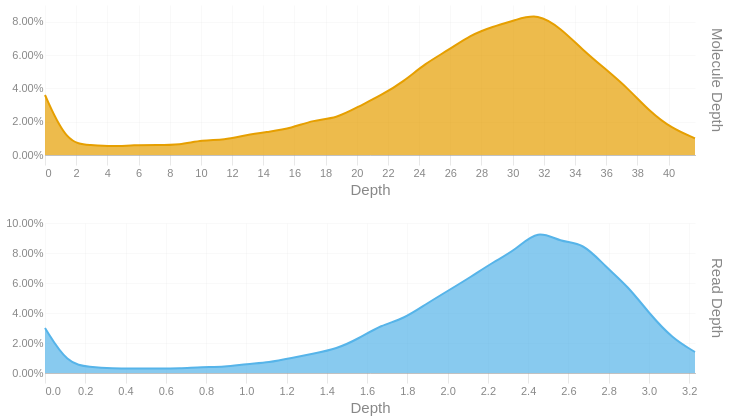

Source (notebook cell):
### Code cell
readdep = depth_hist(tb['Read Depth'], q99, 3)
readdep = readdep.with_columns(pl.lit('Read Depth').alias('Metric'))
if not SKIPLR:
    moldep = depth_hist(tb['Molecule Depth'], mol_q99, 1)
    moldep = moldep.with_columns(pl.lit('Molecule Depth').alias('Metric'))
    _hist = pl.concat([readdep, moldep])
    _hist = _hist.filter(pl.col('Proportion') != 0)
    with SafeRender(_hist):
        (
            alt.Chart(_hist)        
            .mark_area(interpolate = "basis")
            .encode(
                x=alt.X('Bin:Q').scale(domainMin=0).axis(alt.Axis(title='Depth')),
                y = alt.Y('Proportion:Q', title = None).axis(format = '.2%'),
                color = alt.Color('Metric:N').legend(None),
                row = alt.Row("Metric:N").header(title = None, labelOrient = 'right'),
                tooltip = [
                    alt.Tooltip("Metric:N", title = "Metric"),
                    alt.Tooltip('Interval:N', title = "Depth Interval"),
                    alt.Tooltip('Proportion:Q', title = "% Alignments").format('.2%')
                ]
            )
            .resolve_scale(x='independent', y='independent')
            .properties(
                height = 150, width = 650,
                usermeta={'embedOptions': {'downloadFileName': f'{samplename}.depth.hist'}}
            )
        ).display()
else:
    readdep = readdep.filter(pl.col('Proportion') != 0)
    with SafeRender(readdep):
        (
            alt.Chart(readdep)        
            .mark_area(interpolate = "basis")
            .encode(
                x=alt.X('Bin:Q').scale(domainMin=0).axis(alt.Axis(title='Depth')),
                y = alt.Y('Proportion:Q', title = None).axis(format = '.2%'),
                tooltip = [
                    alt.Tooltip('Interval:N', title = "Depth Interval"),
                    alt.Tooltip('Proportion:Q', title = "% Alignments").format('.2%')
                ]
            )
            .properties(
                usermeta={'embedOptions': {'downloadFileName': f'{samplename}.depth.hist'}}
            )
        ).display()

### Figure 1 — Vega-Lite specification as saved in the notebook (floating-point values rounded to 4 significant figures)
{"width": 650, "height": 150, "config": {"title": {"anchor": "start", "dy": -15, "fontSize": 18, "color": "#888888", "subtitleColor": "#888888", "subtitleFontSize": 14}, "arc": {"fill": "#0072B2"}, "axis": {"domainColor": "#888888", "domainWidth": 0.5, "gridWidth": 0.2, "grid": false, "titleFontWeight": 400, "titleFontSize": 15, "labelFontSize": 11, "labelColor": "#888888", "tickColor": "#888888", "tickWidth": 0.2, "titleColor": "#888888"}, "axisBand": {"grid": false}, "axisX": {"grid": true, "tickSize": 10, "domainCap": "round"}, "axisY": {"domain": false, "grid": true, "tickSize": 0, "domainCap": "round"}, "background": "transparent", "header": {"labelFontSize": 15, "labelColor": "#888888", "titleFontSize": 15, "titleFontWeight": 600, "titleColor": "#888888"}, "legend": {"labelFont": "sans-serif", "labelFontSize": 12, "labelColor": "#888888", "symbolSize": 100, "symbolType": "circle", "titleFontSize": 12, "titlePadding": 10, "titleColor": "#888888", "title": null}, "range": {"category": ["#E69F00", "#56B4E9", "#009E73", "#F0E442", "#0072B2", "#D55E00", "#CC79A7", "#000000"], "diverging": ["#cfe8f3", "#a2d4ec", "#73bfe2", "#46abdb", "#1696d2", "#12719e"]}, "area": {"fill": "#0072B2", "fillOpacity": 0.7, "line": true, "strokeOpacity": 0.7}, "line": {"color": "#0072B2", "stroke": "#0072B2", "strokeWidth": 2}, "trail": {"color": "#0072B2", "stroke": "#0072B2", "strokeWidth": 0, "size": 1}, "point": {"filled": true, "fillOpacity": 1.0, "size": 95}, "text": {"color": "#888888", "fontSize": 11, "align": "right", "fontWeight": 400, "size": 11}, "bar": {"fill": "#0072B2", "stroke": null}, "view": {"stroke": null, "continuousWidth": 660, "continuousHeight": 400}}, "data": {"name": "data-13ba03aab6eb059ca1e7758985ee78ac"}, "mark": {"type": "area", "interpolate": "basis"}, "encoding": {"color": {"field": "Metric", "legend": null, "type": "nominal"}, "row": {"field": "Metric", "header": {"title": null, "labelOrient": "right"}, "type": "nominal"}, "tooltip": [{"field": "Metric", "title": "Metric", "type": "nominal"}, {"field": "Interval", "title": "Depth Interval", "type": "nominal"}, {"field": "Proportion", "format": ".2%", "title": "% Alignments", "type": "quantitative"}], "x": {"axis": {"title": "Depth"}, "field": "Bin", "scale": {"domainMin": 0}, "type": "quantitative"}, "y": {"axis": {"format": ".2%"}, "field": "Proportion", "title": null, "type": "quantitative"}}, "resolve": {"scale": {"x": "independent", "y": "independent"}}, "usermeta": {"embedOptions": {"downloadFileName": "S6_LaHave_3606.depth.hist"}}, "$schema": "https://vega.github.io/schema/vega-lite/v6.1.0.json", "datasets": {"data-13ba03aab6eb059ca1e7758985ee78ac": [{"Bin": 0.0, "Interval": "0.0-0.111", "Proportion": 0.03, "Metric": "Read Depth"}, {"Bin": 0.111, "Interval": "0.111-0.223", "Proportion": 0.006, "Metric": "Read Depth"}, {"Bin": 0.223, "Interval": "0.223-0.334", "Proportion": 0.004, "Metric": "Read Depth"}, {"Bin": 0.334, "Interval": "0.334-0.445", "Proportion": 0.003, "Metric": "Read Depth"}, {"Bin": 0.445, "Interval": "0.445-0.557", "Proportion": 0.003, "Metric": "Read Depth"}, {"Bin": 0.557, "Interval": "0.557-0.668", "Proportion": 0.003, "Metric": "Read Depth"}, {"Bin": 0.668, "Interval": "0.668-0.779", "Proportion": 0.003, "Metric": "Read Depth"}, {"Bin": 0.779, "Interval": "0.779-0.891", "Proportion": 0.004, "Metric": "Read Depth"}, {"Bin": 0.891, "Interval": "0.891-1.002", "Proportion": 0.004, "Metric": "Read Depth"}, {"Bin": 1.002, "Interval": "1.002-1.113", "Proportion": 0.006, "Metric": "Read Depth"}, {"Bin": 1.113, "Interval": "1.113-1.225", "Proportion": 0.007, "Metric": "Read Depth"}, {"Bin": 1.225, "Interval": "1.225-1.336", "Proportion": 0.01, "Metric": "Read Depth"}, {"Bin": 1.336, "Interval": "1.336-1.447", "Proportion": 0.013, "Metric": "Read Depth"}, {"Bin": 1.447, "Interval": "1.447-1.559", "Proportion": 0.016, "Metric": "Read Depth"}, {"Bin": 1.559, "Interval": "1.559-1.67", "Proportion": 0.023, "Metric": "Read Depth"}, {"Bin": 1.67, "Interval": "1.67-1.781", "Proportion": 0.032, "Metric": "Read Depth"}, {"Bin": 1.781, "Interval": "1.781-1.893", "Proportion": 0.036, "Metric": "Read Depth"}, {"Bin": 1.893, "Interval": "1.893-2.004", "Proportion": 0.046, "Metric": "Read Depth"}, {"Bin": 2.004, "Interval": "2.004-2.115", "Proportion": 0.055, "Metric": "Read Depth"}, {"Bin": 2.115, "Interval": "2.115-2.227", "Proportion": 0.064, "Metric": "Read Depth"}, {"Bin": 2.227, "Interval": "2.227-2.338", "Proportion": 0.074, "Metric": "Read Depth"}, {"Bin": 2.338, "Interval": "2.338-2.449", "Proportion": 0.082, "Metric": "Read Depth"}, {"Bin": 2.449, "Interval": "2.449-2.561", "Proportion": 0.096, "Metric": "Read Depth"}, {"Bin": 2.561, "Interval": "2.561-2.672", "Proportion": 0.087, "Metric": "Read Depth"}, {"Bin": 2.672, "Interval": "2.672-2.783", "Proportion": 0.087, "Metric": "Read Depth"}, {"Bin": 2.783, "Interval": "2.783-2.895", "Proportion": 0.071, "Metric": "Read Depth"}, {"Bin": 2.895, "Interval": "2.895-3.006", "Proportion": 0.058, "Metric": "Read Depth"}, {"Bin": 3.006, "Interval": "3.006-3.117", "Proportion": 0.039, "Metric": "Read Depth"}, {"Bin": 3.117, "Interval": "3.117-3.229", "Proportion": 0.023, "Metric": "Read Depth"}, {"Bin": 3.229, "Interval": "3.229-3.34", "Proportion": 0.014, "Metric": "Read Depth"}, {"Bin": 0.0, "Interval": "0.0-1.4", "Proportion": 0.036, "Metric": "Molecule Depth"}, {"Bin": 1.4, "Interval": "1.4-2.9", "Proportion": 0.007, "Metric": "Molecule Depth"}, {"Bin": 2.9, "Interval": "2.9-4.3", "Proportion": 0.006, "Metric": "Molecule Depth"}, {"Bin": 4.3, "Interval": "4.3-5.7", "Proportion": 0.005, "Metric": "Molecule Depth"}, {"Bin": 5.7, "Interval": "5.7-7.2", "Proportion": 0.006, "Metric": "Molecule Depth"}, {"Bin": 7.2, "Interval": "7.2-8.6", "Proportion": 0.006, "Metric": "Molecule Depth"}, {"Bin": 8.6, "Interval": "8.6-10.1", "Proportion": 0.006, "Metric": "Molecule Depth"}, {"Bin": 10.1, "Interval": "10.1-11.5", "Proportion": 0.009, "Metric": "Molecule Depth"}, {"Bin": 11.5, "Interval": "11.5-12.9", "Proportion": 0.009, "Metric": "Molecule Depth"}, {"Bin": 12.9, "Interval": "12.9-14.4", "Proportion": 0.012, "Metric": "Molecule Depth"}, {"Bin": 14.4, "Interval": "14.4-15.8", "Proportion": 0.014, "Metric": "Molecule Depth"}, {"Bin": 15.8, "Interval": "15.8-17.2", "Proportion": 0.016, "Metric": "Molecule Depth"}, {"Bin": 17.2, "Interval": "17.2-18.7", "Proportion": 0.021, "Metric": "Molecule Depth"}, {"Bin": 18.7, "Interval": "18.7-20.1", "Proportion": 0.022, "Metric": "Molecule Depth"}, {"Bin": 20.1, "Interval": "20.1-21.6", "Proportion": 0.029, "Metric": "Molecule Depth"}, {"Bin": 21.6, "Interval": "21.6-23.0", "Proportion": 0.036, "Metric": "Molecule Depth"}, {"Bin": 23.0, "Interval": "23.0-24.4", "Proportion": 0.044, "Metric": "Molecule Depth"}, {"Bin": 24.4, "Interval": "24.4-25.9", "Proportion": 0.055, "Metric": "Molecule Depth"}, {"Bin": 25.9, "Interval": "25.9-27.3", "Proportion": 0.063, "Metric": "Molecule Depth"}, {"Bin": 27.3, "Interval": "27.3-28.7", "Proportion": 0.072, "Metric": "Molecule Depth"}, {"Bin": 28.7, "Interval": "28.7-30.2", "Proportion": 0.077, "Metric": "Molecule Depth"}, {"Bin": 30.2, "Interval": "30.2-31.6", "Proportion": 0.081, "Metric": "Molecule Depth"}, {"Bin": 31.6, "Interval": "31.6-33.1", "Proportion": 0.085, "Metric": "Molecule Depth"}, {"Bin": 33.1, "Interval": "33.1-34.5", "Proportion": 0.076, "Metric": "Molecule Depth"}, {"Bin": 34.5, "Interval": "34.5-35.9", "Proportion": 0.063, "Metric": "Molecule Depth"}, {"Bin": 35.9, "Interval": "35.9-37.4", "Proportion": 0.052, "Metric": "Molecule Depth"}, {"Bin": 37.4, "Interval": "37.4-38.8", "Proportion": 0.04, "Metric": "Molecule Depth"}, {"Bin": 38.8, "Interval": "38.8-40.2", "Proportion": 0.026, "Metric": "Molecule Depth"}, {"Bin": 40.2, "Interval": "40.2-41.7", "Proportion": 0.016, "Metric": "Molecule Depth"}, {"Bin": 41.7, "Interval": "41.7-43.12", "Proportion": 0.01, "Metric": "Molecule Depth"}]}}
